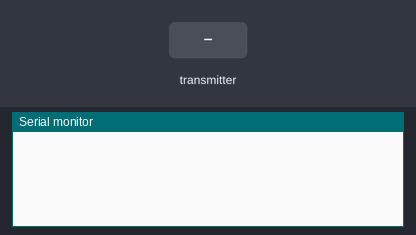
A sketch run on a simulated Arduino Leonardo, built with avr-gcc and run on an emulated ATmega32U4. On the bench: the last lines printed to the serial monitor. The test bench sets the inputs (shaded band). No radio packets arrive unless stated.

Above: at 1.2 s.
1.3 s: the transmitter starts sending senderData = 0
At 1.42 s:
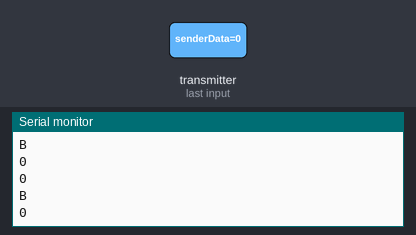
2.8 s: the transmitter starts sending senderData = 1
At 2.82 s:
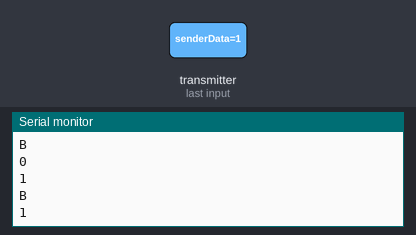

The sketch:

leonardoReceive.ino
```cpp
/*  Title:       Leonardo Receiver
 *  Description: Trigger Keyboard Events From Received RF
 *  Author:      Colin Travis
 *  Version:     0.1
 *  Modified:    12/6/2017
 */


#define DEBUG true
#include <SPI.h>
#include "RF24.h"
#include "Keyboard.h"

char senderData;

// Set up nRF24L01 radio
// Contacts from the NRF24L01 radio to leonardo pins
//     1 = GND                              2 = +3.3
//     3 = CE -> pin 9 on leo               4 = CSN -> pin 10 on leo
//     5 = SCK -> pin ICSP - SCK on leo     6 = MISO -> pin ICSP-MISO on leo
//     7 = MOSI -> pin ICSP-MOSI on leo     8 = not connected

RF24 radio(9, 10);
const uint64_t pipe = 0xE8E8F0F0E1LL; // this is the transmitter address

void setup() {
  if (DEBUG) Serial.begin(9600);
  radio.begin();
  // the following statements improve transmission range
  radio.setPayloadSize(1); // setting the payload size to the needed value
  radio.setDataRate(RF24_250KBPS); // reducing bandwidth
  radio.openReadingPipe(1, pipe); // Open one of the 6 pipes for reception
  radio.startListening(); // begin to listen

}


void loop() {
  if (radio.available()) {
    radio.read(&senderData, sizeof(senderData));
    if (DEBUG) Serial.println(senderData);
    Keyboard.print(senderData);
    Serial.println("B ");
    Serial.println(senderData);
    }
  }
```

Measured:
- after the input at 1.3 s, the serial monitor: prints a new line at once (image 1)
- after the input at 2.8 s, the serial monitor: prints a new line at once (image 2)
